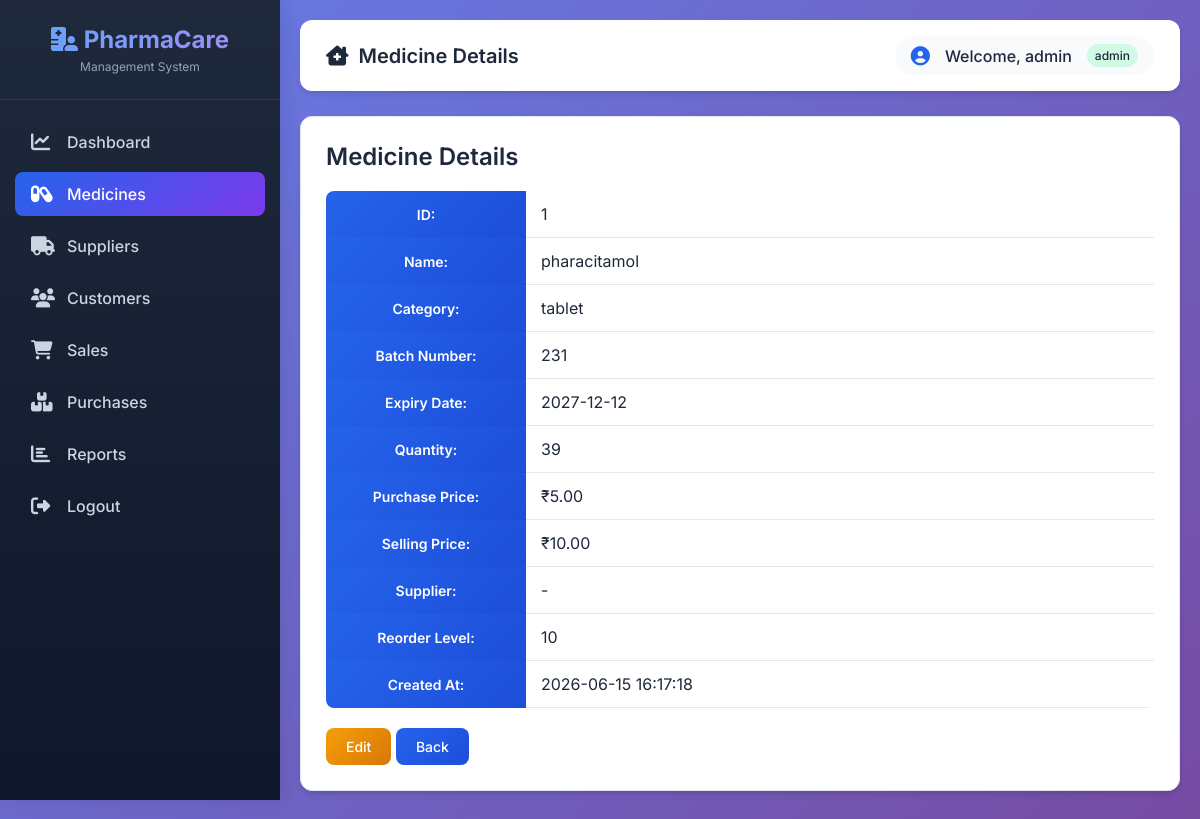
/medicines/view/1 (signed in), run on the app's committed database.
### tables this page shows
CREATE TABLE medicines (
            id INTEGER PRIMARY KEY AUTOINCREMENT,
            name TEXT NOT NULL,
            category TEXT,
            batch_no TEXT,
            expiry_date DATE,
            quantity INTEGER DEFAULT 0,
            purchase_price REAL,
            selling_price REAL,
            supplier_id INTEGER,
            reorder_level INTEGER DEFAULT 10,
            created_at TIMESTAMP DEFAULT CURRENT_TIMESTAMP,
            FOREIGN KEY (supplier_id) REFERENCES suppliers (id)
        );

### routes/medicine_routes.py (the view)
@medicine_bp.route('/view/<int:medicine_id>')
def view_medicine(medicine_id):
    if 'user_id' not in session:
        return redirect(url_for('auth_bp.login'))
    medicine = MedicineController.get_medicine(medicine_id)
    return render_template('medicine/medicine_view.html', medicine=medicine)

### controllers/medicine_controller.py (called while the page is built)
    @staticmethod
    def get_medicine(medicine_id):
        medicine = MedicineModel.get_medicine_by_id(medicine_id)
        if medicine:
            return {
                'id': medicine['id'],
                'name': medicine['name'],
                'category': medicine['category'],
                'batch_no': medicine['batch_no'],
                'expiry_date': medicine['expiry_date'],
                'quantity': medicine['quantity'],
                'purchase_price': medicine['purchase_price'],
                'selling_price': medicine['selling_price'],
                'supplier_id': medicine['supplier_id'],
                'reorder_level': medicine['reorder_level'],
                'supplier_name': medicine['supplier_name'],
                'created_at': medicine['created_at']
            }
        return None

### database/db.py (called while the page is built)
def get_db_connection():
    conn = sqlite3.connect(DATABASE_PATH)
    conn.row_factory = sqlite3.Row
    return conn

### models/medicine_model.py (called while the page is built)
    @staticmethod
    def get_medicine_by_id(medicine_id):
        conn = get_db_connection()
        cursor = conn.cursor()
        cursor.execute('''
            SELECT m.*, s.name as supplier_name
            FROM medicines m
            LEFT JOIN suppliers s ON m.supplier_id = s.id
            WHERE m.id = ?
        ''', (medicine_id,))
        medicine = cursor.fetchone()
        conn.close()
        return medicine

### templates/medicine/medicine_view.html
{% extends "layout/base.html" %}
{% block title %}Medicine Details{% endblock %}
{% block content %}
<div class="card">
    <h2>Medicine Details</h2>
    <table style="width: 100%;">
        <tr>
            <th style="width: 200px;">ID:</th>
            <td>{{ medicine.id }}</td>
        </tr>
        <tr>
            <th>Name:</th>
            <td>{{ medicine.name }}</td>
        </tr>
        <tr>
            <th>Category:</th>
            <td>{{ medicine.category or '-' }}</td>
        </tr>
        <tr>
            <th>Batch Number:</th>
            <td>{{ medicine.batch_no or '-' }}</td>
        </tr>
        <tr>
            <th>Expiry Date:</th>
            <td>{{ medicine.expiry_date or '-' }}</td>
        </tr>
        <tr>
            <th>Quantity:</th>
            <td>{{ medicine.quantity }}</td>
        </tr>
        <tr>
            <th>Purchase Price:</th>
            <td>₹{{ "%.2f"|format(medicine.purchase_price or 0) }}</td>
        </tr>
        <tr>
            <th>Selling Price:</th>
            <td>₹{{ "%.2f"|format(medicine.selling_price or 0) }}</td>
        </tr>
        <tr>
            <th>Supplier:</th>
            <td>{{ medicine.supplier_name or '-' }}</td>
        </tr>
        <tr>
            <th>Reorder Level:</th>
            <td>{{ medicine.reorder_level }}</td>
        </tr>
        <tr>
            <th>Created At:</th>
            <td>{{ medicine.created_at }}</td>
        </tr>
    </table>
    <div style="margin-top: 20px;">
        <a href="{{ url_for('medicine_bp.edit_medicine', medicine_id=medicine.id) }}" class="btn btn-warning">Edit</a>
        <a href="{{ url_for('medicine_bp.medicine_list') }}" class="btn btn-primary">Back</a>
    </div>
</div>
{% endblock %}

### templates/layout/base.html (style rules this page uses)
:root { --primary: #2563eb; --primary-dark: #1d4ed8; --secondary: #10b981; --danger: #ef4444; --warning: #f59e0b; --info: #3b82f6; --dark: #1e293b; --light: #f8fafc; --gray: #64748b; --border: #e2e8f0; --shadow-sm: 0 1px 2px 0 rgb(0 0 0 / 0.05); --shadow: 0 1px 3px 0 rgb(0 0 0 / 0.1), 0 1px 2px -1px rgb(0 0 0 / 0.1); --shadow-md: 0 4px 6px -1px rgb(0 0 0 / 0.1), 0 2px 4px -2px rgb(0 0 0 / 0.1); --shadow-lg: 0 10px 15px -3px rgb(0 0 0 / 0.1), 0 4px 6px -4px rgb(0 0 0 / 0.1); --radius: 12px; --radius-sm: 8px; }
* { margin: 0; padding: 0; box-sizing: border-box; }
body { font-family: 'Inter', sans-serif; background: linear-gradient(135deg, #667eea 0%, #764ba2 100%); min-height: 100vh; overflow-x: hidden; }
.btn { padding: 10px 20px; border: none; border-radius: var(--radius-sm); cursor: pointer; text-decoration: none; display: inline-flex; align-items: center; gap: 8px; font-weight: 500; transition: all 0.3s ease; font-size: 0.875rem; }
.btn-primary { background: linear-gradient(135deg, var(--primary), var(--primary-dark)); color: white; }
.btn-warning { background: linear-gradient(135deg, #f59e0b, #d97706); color: white; }
.card { background: white; padding: 25px; border-radius: var(--radius); box-shadow: var(--shadow-md); margin-bottom: 25px; transition: all 0.3s ease; border: 1px solid var(--border); }
.card h2, .card h3 { margin-bottom: 20px; color: var(--dark); font-weight: 600; }
table { width: 100%; background: white; border-collapse: separate; border-spacing: 0; margin-top: 20px; border-radius: var(--radius-sm); overflow: hidden; }
table th { background: linear-gradient(135deg, var(--primary), var(--primary-dark)); color: white; padding: 15px; font-weight: 600; font-size: 0.875rem; }
table td { padding: 12px 15px; border-bottom: 1px solid var(--border); color: var(--dark); }

### data on the page
medicines: id "1", name "pharacitamol", category "tablet", batch_no "231", expiry_date "2027-12-12", quantity "39", purchase_price "5.00", selling_price "10.00", reorder_level "10", created_at "2026-06-15 16:17:18"

### other printed values
{{ session.username }} "admin"
{{ session.role }} "admin"
{{ medicine.supplier_name or '-' }} "-"
